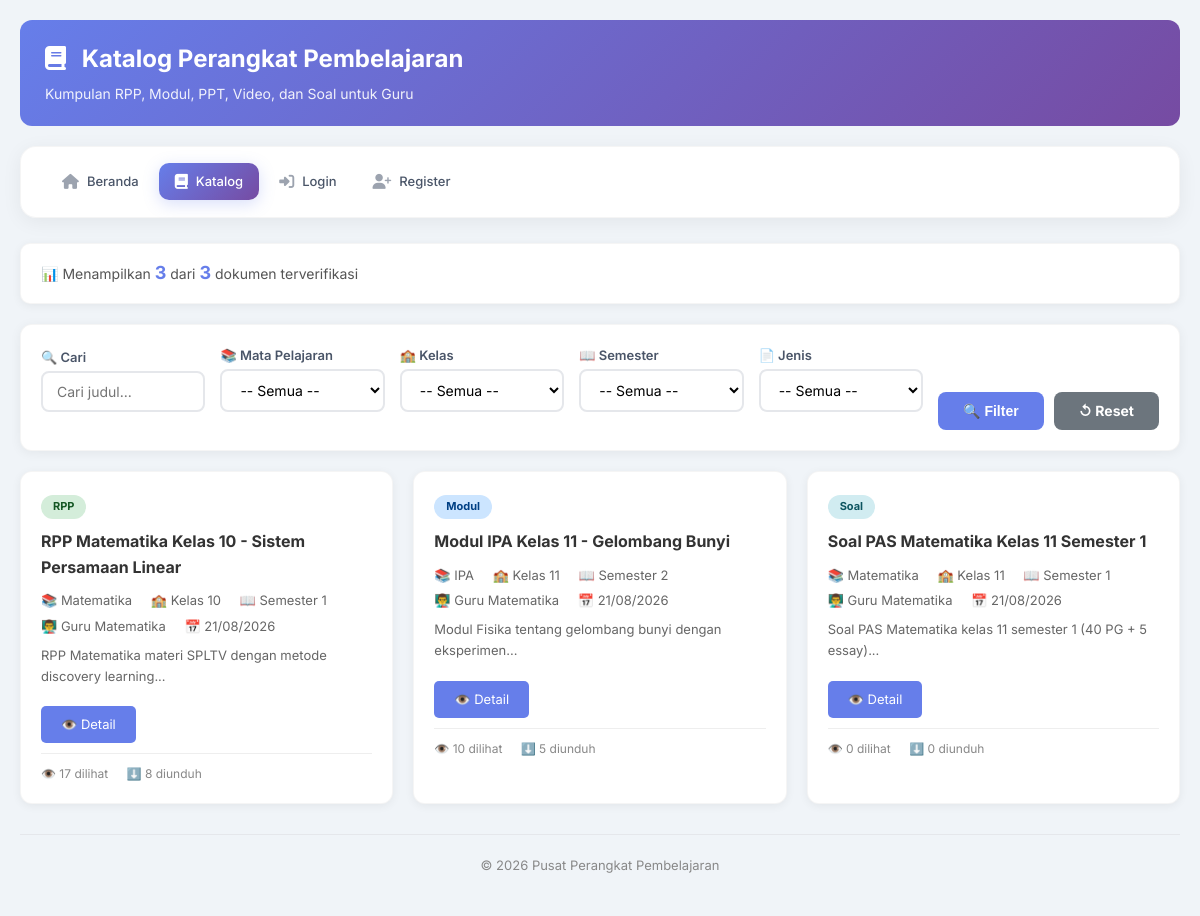
Page /katalog.php on the committed database.
### tables this page shows
CREATE TABLE `perangkat` (
  `id` int(11) NOT NULL,
  `judul` varchar(200) NOT NULL,
  `deskripsi` text DEFAULT NULL,
  `jenis` enum('RPP','Modul','PPT','Video','Soal','Lainnya') NOT NULL,
  `file_path` varchar(255) NOT NULL,
  `thumbnail` varchar(255) DEFAULT NULL,
  `semester` enum('1','2') NOT NULL,
  `tahun_ajaran` varchar(9) NOT NULL,
  `id_mapel` int(11) DEFAULT NULL,
  `id_kelas` int(11) DEFAULT NULL,
  `id_guru` int(11) DEFAULT NULL,
  `status` enum('draft','pending_kepsek','ditolak_kepsek','pending_pengawas','ditolak_pengawas','terverifikasi') DEFAULT 'draft',
  `ttd_kepsek` varchar(255) DEFAULT NULL,
  `ttd_kepsek_date` datetime DEFAULT NULL,
  `catatan_kepsek` text DEFAULT NULL,
  `ttd_pengawas` varchar(255) DEFAULT NULL,
  `ttd_pengawas_date` datetime DEFAULT NULL,
  `catatan_pengawas` text DEFAULT NULL,
  `views` int(11) DEFAULT 0,
  `downloads` int(11) DEFAULT 0,
  `created_at` timestamp NOT NULL DEFAULT current_timestamp(),
  `updated_at` timestamp NOT NULL DEFAULT current_timestamp() ON UPDATE current_timestamp()
);

CREATE TABLE `mata_pelajaran` (
  `id` int(11) NOT NULL,
  `nama_mapel` varchar(50) NOT NULL,
  `kode_mapel` varchar(10) NOT NULL
);

CREATE TABLE `kelas` (
  `id` int(11) NOT NULL,
  `nama_kelas` varchar(10) NOT NULL,
  `jenjang` varchar(20) DEFAULT 'SMA'
);

CREATE TABLE `users` (
  `id` int(11) NOT NULL,
  `name` varchar(100) NOT NULL,
  `email` varchar(100) NOT NULL,
  `password` varchar(255) NOT NULL,
  `role` enum('guru','kepala_sekolah','pengawas','dinas','admin') NOT NULL,
  `nip` varchar(20) DEFAULT NULL,
  `sekolah` varchar(100) DEFAULT NULL,
  `sekolah_id` int(11) DEFAULT NULL,
  `phone` varchar(15) DEFAULT NULL,
  `photo` varchar(255) DEFAULT NULL,
  `is_active` tinyint(1) DEFAULT 1,
  `created_at` timestamp NOT NULL DEFAULT current_timestamp(),
  `updated_at` timestamp NOT NULL DEFAULT current_timestamp() ON UPDATE current_timestamp()
);

### config/database.php (called while the page is built, shortened)
<?php
$host = 'localhost';
$username = 'root';
$password = '';
$database = 'perangkat_pembelajaran';
$conn = mysqli_connect($host, $username, $password, $database);
mysqli_set_charset($conn, "utf8mb4");
function fetchAll($sql) {
    global $conn;
    $result = mysqli_query($conn, $sql);
    $data = [];
    while ($row = mysqli_fetch_assoc($result)) {
        $data[] = $row;
    }
    return $data;
}
function countData($sql) {
    global $conn;
    $result = mysqli_query($conn, $sql);
    return mysqli_num_rows($result);
}
?>

### katalog.php (the view, shortened to what this page needs)
<?php
include_once 'config/database.php';
$where = "WHERE p.status = 'terverifikasi'";
$perangkat = fetchAll("
    SELECT p.*, u.name as guru_name, mp.nama_mapel, k.nama_kelas, k.jenjang
    FROM perangkat p
    LEFT JOIN users u ON p.id_guru = u.id
    LEFT JOIN mata_pelajaran mp ON p.id_mapel = mp.id
    LEFT JOIN kelas k ON p.id_kelas = k.id
    $where
    ORDER BY p.created_at DESC
");
$total_dokumen = countData("SELECT * FROM perangkat WHERE status = 'terverifikasi'");
?>
<!DOCTYPE html>
<html lang="id">
<head>
    <link rel="stylesheet" href="https://cdnjs.cloudflare.com/ajax/libs/font-awesome/6.4.0/css/all.min.css">
    <link rel="stylesheet" href="/website_perangkat/public/css/style.css">
</head>
<body>
    <div class="container">
        <header class="header">
            <div>
                <h1><i class="fas fa-book"></i> Katalog Perangkat Pembelajaran</h1>
                <p>Kumpulan RPP, Modul, PPT, Video, dan Soal untuk Guru</p>
            </div>
        </header>
        <?php include_once 'navbar.php'; ?>
        <main>
            <div class="stat-info">
                <div class="total">
                    📊 Menampilkan <strong><?php echo count($perangkat); ?></strong> dari <strong><?php echo $total_dokumen; ?></strong> dokumen terverifikasi
                </div>
            </div>
            <div class="filter-section">
                <form method="GET" class="filter-form">
                    <div class="form-group">
                        <label>🔍 Cari</label>
                        <input type="text" name="cari" placeholder="Cari judul..." value="<?php echo isset($_GET['cari']) ? htmlspecialchars($_GET['cari']) : ''; ?>">
                    </div>
                    <div class="form-group">
                        <label>📚 Mata Pelajaran</label>
                        <select name="mapel">
                            <option value="">-- Semua --</option>
                        </select>
                    </div>
                    <div class="form-group">
                        <label>🏫 Kelas</label>
                        <select name="kelas">
                            <option value="">-- Semua --</option>
                        </select>
                    </div>
                    <div class="form-group">
                        <label>📖 Semester</label>
                        <select name="semester">
                            <option value="">-- Semua --</option>
                        </select>
                    </div>
                    <div class="form-group">
                        <label>📄 Jenis</label>
                        <select name="jenis">
                            <option value="">-- Semua --</option>
                        </select>
                    </div>
                    <div class="btn-group">
                        <button type="submit" class="btn-filter">🔍 Filter</button>
                        <a href="katalog.php" class="btn-reset">↺ Reset</a>
                    </div>
                </form>
            </div>
            <?php if (count($perangkat) > 0): ?>
                <div class="catalog-grid">
                    <?php foreach ($perangkat as $p): ?>
                        <?php $badge_class = 'badge-' . strtolower($p['jenis']); ?>
                        <div class="catalog-item">
                            <div class="card-body">
                                <span class="badge <?php echo $badge_class; ?>">
                                    <?php echo $p['jenis']; ?>
                                </span>
                                <h3>
                                    <a href="detail.php?id=<?php echo $p['id']; ?>">
                                        <?php echo htmlspecialchars($p['judul']); ?>
                                    </a>
                                </h3>
                                <div class="meta">
                                    <span>📚 <?php echo $p['nama_mapel'] ?? '-'; ?></span>
                                    <span>🏫 Kelas <?php echo $p['nama_kelas'] ?? '-'; ?></span>
                                    <span>📖 Semester <?php echo $p['semester']; ?></span>
                                </div>
                                <div class="meta">
                                    <span>👨‍🏫 <?php echo $p['guru_name'] ?? 'Unknown'; ?></span>
                                    <span>📅 <?php echo date('d/m/Y', strtotime($p['created_at'])); ?></span>
                                </div>
                                <?php if (!empty($p['deskripsi'])): ?>
                                    <p style="font-size: 13px; color: #666; margin: 8px 0;">
                                        <?php echo substr(htmlspecialchars($p['deskripsi']), 0, 100); ?>...
                                    </p>
                                <?php endif; ?>
                                <div style="display:flex; gap:10px; flex-wrap:wrap; margin-top:10px;">
                                    <a href="detail.php?id=<?php echo $p['id']; ?>" class="btn-detail">👁️ Detail</a>
                                </div>
                                <div class="stats">
                                    <span>👁️ <?php echo $p['views']; ?> dilihat</span>
                                    <span>⬇️ <?php echo $p['downloads']; ?> diunduh</span>
                                </div>
                            </div>
                        </div>
                    <?php endforeach; ?>
                </div>
            <?php endif; ?>
        </main>
        <footer class="footer">
            <p>&copy; <?php echo date('Y'); ?> Pusat Perangkat Pembelajaran</p>
        </footer>
    </div>
</body>
</html>

### public/css/style.css (style rules this page uses)
* { margin: 0; padding: 0; box-sizing: border-box; }
body { font-family: 'Inter', -apple-system, BlinkMacSystemFont, sans-serif; background: #f0f4f8; color: #1a202c; line-height: 1.6; }
.container { max-width: 1280px; margin: 0 auto; padding: 20px; }
.header { background: linear-gradient(135deg, #667eea 0%, #764ba2 100%); color: white; padding: 20px 25px; border-radius: 12px; margin-bottom: 20px; display: flex; justify-content: space-between; align-items: center; flex-wrap: wrap; }
.header h1 { margin: 0; font-size: 1.5em; }
.header h1 i { margin-right: 10px; }
.header p { margin: 5px 0 0 0; opacity: 0.9; font-size: 14px; }
.badge-rpp { background: #d4edda; color: #155724; }
.badge-modul { background: #cce5ff; color: #004085; }
.badge-soal { background: #d1ecf1; color: #0c5460; }
.filter-section { background: white; padding: 20px; border-radius: 12px; box-shadow: 0 2px 12px rgba(0, 0, 0, 0.06); margin-bottom: 20px; border: 1px solid rgba(0, 0, 0, 0.04); }
.filter-form { display: flex; flex-wrap: wrap; gap: 15px; align-items: end; }
.filter-form .form-group { flex: 1; min-width: 150px; }
.filter-form label { display: block; font-weight: 600; font-size: 13px; margin-bottom: 5px; color: #555; }
.filter-form select, .filter-form input { width: 100%; padding: 8px 12px; border: 2px solid #e0e0e0; border-radius: 8px; font-size: 14px; background: white; transition: all 0.3s; }
.btn-filter { background: #667eea; color: white; padding: 8px 25px; border: none; border-radius: 8px; font-size: 14px; cursor: pointer; font-weight: bold; }
.btn-reset { background: #6c757d; color: white; padding: 8px 25px; border: none; border-radius: 8px; font-size: 14px; cursor: pointer; text-decoration: none; display: inline-block; font-weight: bold; }
.btn-group { display: flex; gap: 10px; flex-wrap: wrap; }
.stat-info { background: white; padding: 15px 20px; border-radius: 10px; box-shadow: 0 2px 10px rgba(0, 0, 0, 0.06); margin-bottom: 20px; display: flex; justify-content: space-between; align-items: center; flex-wrap: wrap; border: 1px solid rgba(0, 0, 0, 0.04); }
.stat-info .total { font-size: 14px; color: #555; }
.stat-info .total strong { color: #667eea; font-size: 18px; }
.catalog-grid { display: grid; grid-template-columns: repeat(auto-fill, minmax(300px, 1fr)); gap: 20px; margin-top: 20px; }
.catalog-item { background: white; border-radius: 12px; box-shadow: 0 2px 10px rgba(0, 0, 0, 0.06); overflow: hidden; transition: transform 0.3s ease; border: 1px solid rgba(0, 0, 0, 0.04); }
.catalog-item .card-body { padding: 20px; }
.catalog-item .badge { display: inline-block; padding: 3px 12px; border-radius: 12px; font-size: 11px; font-weight: bold; }
.catalog-item h3 { font-size: 16px; margin: 10px 0; color: #333; }
.catalog-item h3 a { color: #333; text-decoration: none; }
.catalog-item .meta { font-size: 13px; color: #666; margin: 5px 0; }
.catalog-item .meta span { display: inline-block; margin-right: 15px; }
.catalog-item .btn-detail { display: inline-block; background: #667eea; color: white; padding: 8px 20px; border: none; border-radius: 5px; text-decoration: none; font-size: 13px; margin-top: 10px; }
.catalog-item .stats { font-size: 12px; color: #888; margin-top: 10px; border-top: 1px solid #eee; padding-top: 10px; }
.catalog-item .stats span { margin-right: 15px; }
.form-group { margin-bottom: 18px; }
.form-group label { display: block; font-weight: 600; font-size: 13px; color: #4a5568; margin-bottom: 4px; }
.form-group input, .form-group select, .form-group textarea { width: 100%; padding: 10px 14px; border: 2px solid #e5e7eb; border-radius: 8px; font-size: 14px; transition: all 0.3s; font-family: 'Inter', sans-serif; }
.footer { text-align: center; margin-top: 30px; padding: 20px; color: #888; font-size: 13px; border-top: 1px solid #e5e7eb; }

### rows in the picture
perangkat: jenis "RPP", judul "RPP Matematika Kelas 10 - Sistem Persamaan Linear", id_mapel.nama_mapel "Matematika", id_kelas.nama_kelas "10", semester "1", id_guru.name "Guru Matematika", created_at "21/08/2026", deskripsi "RPP Matematika materi SPLTV dengan metode discovery learning", views "17", downloads "8"
perangkat: jenis "Modul", judul "Modul IPA Kelas 11 - Gelombang Bunyi", id_mapel.nama_mapel "IPA", id_kelas.nama_kelas "11", semester "2", id_guru.name "Guru Matematika", created_at "21/08/2026", deskripsi "Modul Fisika tentang gelombang bunyi dengan eksperimen", views "10", downloads "5"
perangkat: jenis "Soal", judul "Soal PAS Matematika Kelas 11 Semester 1", id_mapel.nama_mapel "Matematika", id_kelas.nama_kelas "11", semester "1", id_guru.name "Guru Matematika", created_at "21/08/2026", deskripsi "Soal PAS Matematika kelas 11 semester 1 (40 PG + 5 essay)", views "0", downloads "0"

### other values in the picture
count($perangkat) "3"
$total_dokumen "3"
